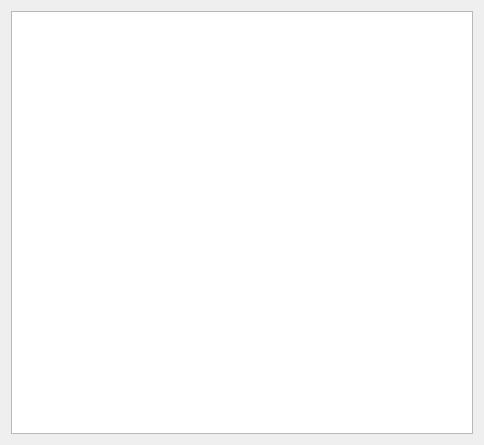
<?xml version="1.0" encoding="UTF-8"?>
<ui version="4.0">
 <class>OnlineUser</class>
 <widget class="QWidget" name="OnlineUser">
  <property name="geometry">
   <rect>
    <x>0</x>
    <y>0</y>
    <width>484</width>
    <height>445</height>
   </rect>
  </property>
  <property name="windowTitle">
   <string>Form</string>
  </property>
  <layout class="QHBoxLayout" name="horizontalLayout">
   <item>
    <widget class="QListWidget" name="onlineUser_LW"/>
   </item>
  </layout>
 </widget>
 <resources/>
 <connections/>
</ui>
